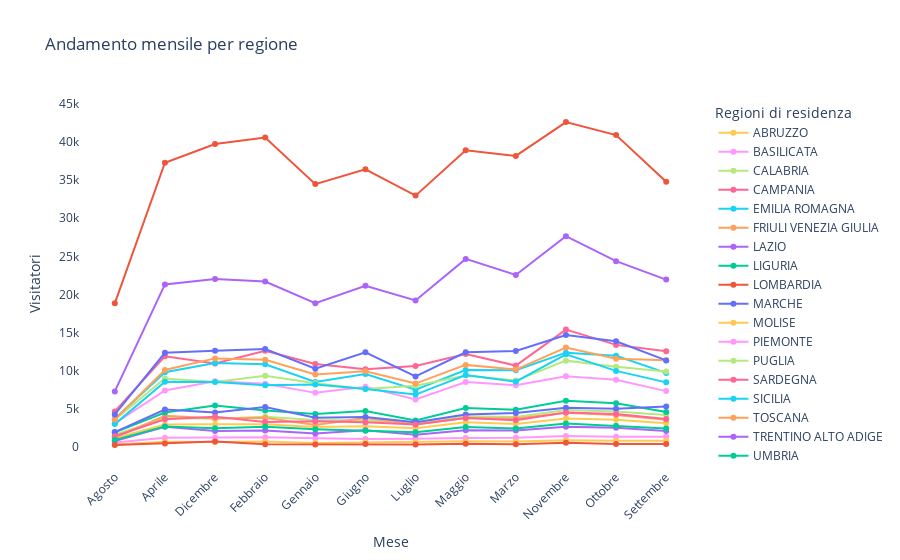
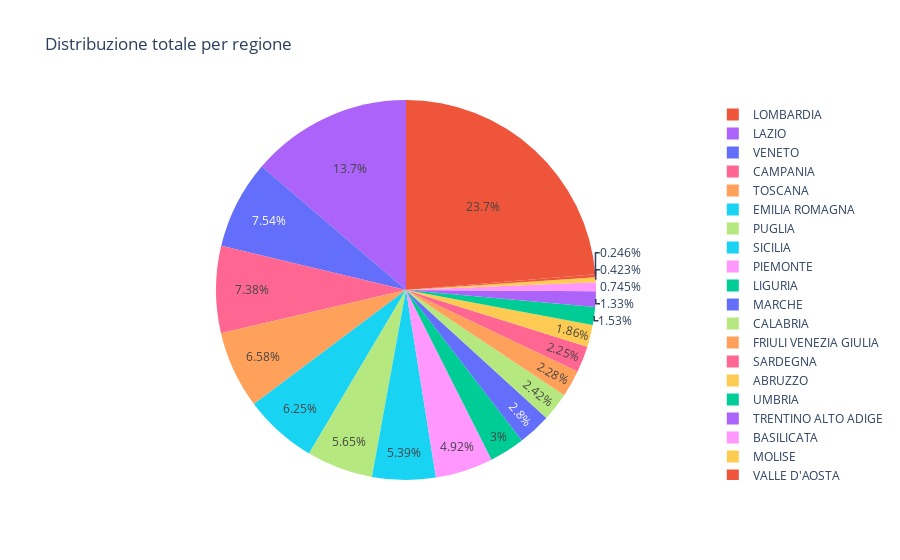
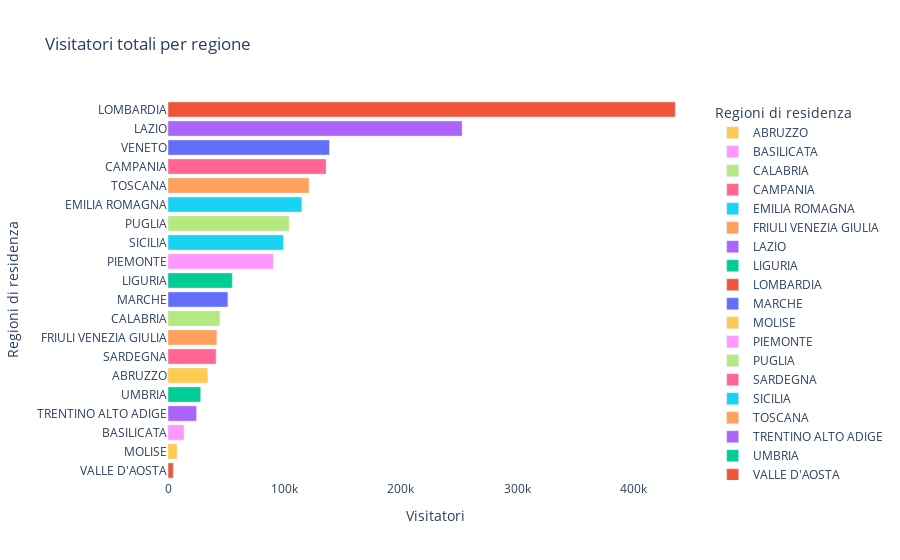

Notebook code for these charts, in order:
### Code cell
try:
    # Lettura e pulizia del dataset
    data = pd.read_csv('datasets/arrivi.csv', sep=';', encoding='utf-8')
    data.columns = data.columns.str.strip()
    data['Visitatori'] = pd.to_numeric(data['Valori'], errors='coerce').dropna()  # Cambiato "Valori" in "Visitatori"
    data['Regioni di residenza'] = data['Regioni di residenza'].replace({'TRENTO': 'TRENTINO ALTO ADIGE', 'BOLZANO': 'TRENTINO ALTO ADIGE'})

    # Raggruppamento dati
    dati_aggregati = data.groupby(['Regioni di residenza', 'mese'])['Visitatori'].sum().reset_index()  # Cambiato "Valori" in "Visitatori"
    dati_totali_per_regione = dati_aggregati.groupby('Regioni di residenza')['Visitatori'].sum().reset_index()  # Cambiato "Valori" in "Visitatori"

    # Definire una palette di colori pastello
    color_palette = pc.qualitative.Plotly_r  

    # Creazione del primo grafico (linea)
    fig1 = px.line(dati_aggregati, x='mese', y='Visitatori', color='Regioni di residenza',
                   title='Andamento mensile per regione', markers=True, color_discrete_sequence=color_palette)
    fig1.update_traces(mode='lines+markers').update_layout(
        xaxis_tickangle=-45,
        xaxis_title='Mese',
        yaxis_title='Visitatori',
        showlegend=True,
        xaxis=dict(showgrid=False),  # Rimuovere le griglie
        yaxis=dict(showgrid=False),  # Rimuovere le griglie
        plot_bgcolor='white',        # Sfondo bianco del grafico
        paper_bgcolor='white'       # Sfondo bianco esterno
    )
    fig1.show()

    # Creazione del secondo grafico (pie chart)
    fig2 = px.pie(dati_totali_per_regione, names='Regioni di residenza', values='Visitatori', 
                  title='Distribuzione totale per regione', color='Regioni di residenza', 
                  color_discrete_sequence=color_palette)
    fig2.update_layout(
        plot_bgcolor='white',        # Sfondo bianco del grafico
        paper_bgcolor='white'       # Sfondo bianco esterno
    )
    fig2.show()

    # Creazione del terzo grafico (bar chart)
    fig3 = px.bar(dati_totali_per_regione, x='Visitatori', y='Regioni di residenza', orientation='h',
                  title='Visitatori totali per regione', color='Regioni di residenza', 
                  color_discrete_sequence=color_palette)
    fig3.update_layout(
        yaxis=dict(categoryorder='total ascending', showgrid=False),
        xaxis_title='Visitatori',
        yaxis_title='Regioni di residenza',
        showlegend=True,
        xaxis=dict(showgrid=False),  # Rimuovere le griglie
        plot_bgcolor='white',        # Sfondo bianco del grafico
        paper_bgcolor='white'       # Sfondo bianco esterno
    )
    fig3.show()

except Exception as e:
    print(f"Errore: {e}")

### Figure 1 — Plotly figure (JSON) as saved in the notebook; plotly's stock layout.template omitted (floating-point values rounded to 4 significant figures)
{"data": [{"hovertemplate": "Regioni di residenza=ABRUZZO<br>mese=%{x}<br>Visitatori=%{y}<extra></extra>", "legendgroup": "ABRUZZO", "line": {"color": "#FECB52", "dash": "solid"}, "marker": {"symbol": "circle"}, "mode": "lines+markers", "name": "ABRUZZO", "orientation": "v", "showlegend": true, "type": "scatter", "x": ["Agosto", "Aprile", "Dicembre", "Febbraio", "Gennaio", "Giugno", "Luglio", "Maggio", "Marzo", "Novembre", "Ottobre", "Settembre"], "xaxis": "x", "y": [1123, 2911, 2957, 2964, 2601, 2686, 2420, 3212, 2989, 3695, 3556, 3099], "yaxis": "y"}, {"hovertemplate": "Regioni di residenza=BASILICATA<br>mese=%{x}<br>Visitatori=%{y}<extra></extra>", "legendgroup": "BASILICATA", "line": {"color": "#FF97FF", "dash": "solid"}, "marker": {"symbol": "circle"}, "mode": "lines+markers", "name": "BASILICATA", "orientation": "v", "showlegend": true, "type": "scatter", "x": ["Agosto", "Aprile", "Dicembre", "Febbraio", "Gennaio", "Giugno", "Luglio", "Maggio", "Marzo", "Novembre", "Ottobre", "Settembre"], "xaxis": "x", "y": [571, 1172, 1207, 1251, 1128, 1006, 1038, 1157, 1164, 1402, 1310, 1304], "yaxis": "y"}, {"hovertemplate": "Regioni di residenza=CALABRIA<br>mese=%{x}<br>Visitatori=%{y}<extra></extra>", "legendgroup": "CALABRIA", "line": {"color": "#B6E880", "dash": "solid"}, "marker": {"symbol": "circle"}, "mode": "lines+markers", "name": "CALABRIA", "orientation": "v", "showlegend": true, "type": "scatter", "x": ["Agosto", "Aprile", "Dicembre", "Febbraio", "Gennaio", "Giugno", "Luglio", "Maggio", "Marzo", "Novembre", "Ottobre", "Settembre"], "xaxis": "x", "y": [1583, 3774, 3676, 3945, 3511, 3435, 3125, 4004, 3894, 4827, 4614, 4163], "yaxis": "y"}, {"hovertemplate": "Regioni di residenza=CAMPANIA<br>mese=%{x}<br>Visitatori=%{y}<extra></extra>", "legendgroup": "CAMPANIA", "line": {"color": "#FF6692", "dash": "solid"}, "marker": {"symbol": "circle"}, "mode": "lines+markers", "name": "CAMPANIA", "orientation": "v", "showlegend": true, "type": "scatter", "x": ["Agosto", "Aprile", "Dicembre", "Febbraio", "Gennaio", "Giugno", "Luglio", "Maggio", "Marzo", "Novembre", "Ottobre", "Settembre"], "xaxis": "x", "y": [4642, 11872, 10924, 12606, 10856, 10186, 10600, 12180, 10657, 15377, 13372, 12529], "yaxis": "y"}, {"hovertemplate": "Regioni di residenza=EMILIA ROMAGNA<br>mese=%{x}<br>Visitatori=%{y}<extra></extra>", "legendgroup": "EMILIA ROMAGNA", "line": {"color": "#19D3F3", "dash": "solid"}, "marker": {"symbol": "circle"}, "mode": "lines+markers", "name": "EMILIA ROMAGNA", "orientation": "v", "showlegend": true, "type": "scatter", "x": ["Agosto", "Aprile", "Dicembre", "Febbraio", "Gennaio", "Giugno", "Luglio", "Maggio", "Marzo", "Novembre", "Ottobre", "Settembre"], "xaxis": "x", "y": [3664, 9791, 10981, 10822, 8506, 9552, 7497, 10075, 10034, 12350, 11947, 9691], "yaxis": "y"}, {"hovertemplate": "Regioni di residenza=FRIULI VENEZIA GIULIA<br>mese=%{x}<br>Visitatori=%{y}<extra></extra>", "legendgroup": "FRIULI VENEZIA GIULIA", "line": {"color": "#FFA15A", "dash": "solid"}, "marker": {"symbol": "circle"}, "mode": "lines+markers", "name": "FRIULI VENEZIA GIULIA", "orientation": "v", "showlegend": true, "type": "scatter", "x": ["Agosto", "Aprile", "Dicembre", "Febbraio", "Gennaio", "Giugno", "Luglio", "Maggio", "Marzo", "Novembre", "Ottobre", "Settembre"], "xaxis": "x", "y": [1195, 4055, 3717, 3803, 2861, 3778, 2928, 3787, 3699, 4454, 4152, 3555], "yaxis": "y"}, {"hovertemplate": "Regioni di residenza=LAZIO<br>mese=%{x}<br>Visitatori=%{y}<extra></extra>", "legendgroup": "LAZIO", "line": {"color": "#AB63FA", "dash": "solid"}, "marker": {"symbol": "circle"}, "mode": "lines+markers", "name": "LAZIO", "orientation": "v", "showlegend": true, "type": "scatter", "x": ["Agosto", "Aprile", "Dicembre", "Febbraio", "Gennaio", "Giugno", "Luglio", "Maggio", "Marzo", "Novembre", "Ottobre", "Settembre"], "xaxis": "x", "y": [7262, 21312, 22029, 21696, 18854, 21131, 19200, 24658, 22558, 27644, 24368, 21941], "yaxis": "y"}, {"hovertemplate": "Regioni di residenza=LIGURIA<br>mese=%{x}<br>Visitatori=%{y}<extra></extra>", "legendgroup": "LIGURIA", "line": {"color": "#00CC96", "dash": "solid"}, "marker": {"symbol": "circle"}, "mode": "lines+markers", "name": "LIGURIA", "orientation": "v", "showlegend": true, "type": "scatter", "x": ["Agosto", "Aprile", "Dicembre", "Febbraio", "Gennaio", "Giugno", "Luglio", "Maggio", "Marzo", "Novembre", "Ottobre", "Settembre"], "xaxis": "x", "y": [1893, 4488, 5419, 4756, 4284, 4690, 3458, 5072, 4844, 6042, 5720, 4569], "yaxis": "y"}, {"hovertemplate": "Regioni di residenza=LOMBARDIA<br>mese=%{x}<br>Visitatori=%{y}<extra></extra>", "legendgroup": "LOMBARDIA", "line": {"color": "#EF553B", "dash": "solid"}, "marker": {"symbol": "circle"}, "mode": "lines+markers", "name": "LOMBARDIA", "orientation": "v", "showlegend": true, "type": "scatter", "x": ["Agosto", "Aprile", "Dicembre", "Febbraio", "Gennaio", "Giugno", "Luglio", "Maggio", "Marzo", "Novembre", "Ottobre", "Settembre"], "xaxis": "x", "y": [18830, 37286, 39742, 40606, 34478, 36426, 32968, 38927, 38185, 42621, 40922, 34788], "yaxis": "y"}, {"hovertemplate": "Regioni di residenza=MARCHE<br>mese=%{x}<br>Visitatori=%{y}<extra></extra>", "legendgroup": "MARCHE", "line": {"color": "#636EFA", "dash": "solid"}, "marker": {"symbol": "circle"}, "mode": "lines+markers", "name": "MARCHE", "orientation": "v", "showlegend": true, "type": "scatter", "x": ["Agosto", "Aprile", "Dicembre", "Febbraio", "Gennaio", "Giugno", "Luglio", "Maggio", "Marzo", "Novembre", "Ottobre", "Settembre"], "xaxis": "x", "y": [1924, 4887, 4484, 5203, 3797, 3893, 3205, 4220, 4427, 5123, 5002, 5286], "yaxis": "y"}, {"hovertemplate": "Regioni di residenza=MOLISE<br>mese=%{x}<br>Visitatori=%{y}<extra></extra>", "legendgroup": "MOLISE", "line": {"color": "#FECB52", "dash": "solid"}, "marker": {"symbol": "circle"}, "mode": "lines+markers", "name": "MOLISE", "orientation": "v", "showlegend": true, "type": "scatter", "x": ["Agosto", "Aprile", "Dicembre", "Febbraio", "Gennaio", "Giugno", "Luglio", "Maggio", "Marzo", "Novembre", "Ottobre", "Settembre"], "xaxis": "x", "y": [286, 645, 633, 688, 482, 592, 619, 720, 701, 854, 774, 782], "yaxis": "y"}, {"hovertemplate": "Regioni di residenza=PIEMONTE<br>mese=%{x}<br>Visitatori=%{y}<extra></extra>", "legendgroup": "PIEMONTE", "line": {"color": "#FF97FF", "dash": "solid"}, "marker": {"symbol": "circle"}, "mode": "lines+markers", "name": "PIEMONTE", "orientation": "v", "showlegend": true, "type": "scatter", "x": ["Agosto", "Aprile", "Dicembre", "Febbraio", "Gennaio", "Giugno", "Luglio", "Maggio", "Marzo", "Novembre", "Ottobre", "Settembre"], "xaxis": "x", "y": [3068, 7390, 8607, 8280, 7073, 7869, 6216, 8506, 8078, 9253, 8805, 7304], "yaxis": "y"}, {"hovertemplate": "Regioni di residenza=PUGLIA<br>mese=%{x}<br>Visitatori=%{y}<extra></extra>", "legendgroup": "PUGLIA", "line": {"color": "#B6E880", "dash": "solid"}, "marker": {"symbol": "circle"}, "mode": "lines+markers", "name": "PUGLIA", "orientation": "v", "showlegend": true, "type": "scatter", "x": ["Agosto", "Aprile", "Dicembre", "Febbraio", "Gennaio", "Giugno", "Luglio", "Maggio", "Marzo", "Novembre", "Ottobre", "Settembre"], "xaxis": "x", "y": [3540, 8948, 8502, 9330, 8349, 7591, 7998, 9357, 8683, 11304, 10514, 9870], "yaxis": "y"}, {"hovertemplate": "Regioni di residenza=SARDEGNA<br>mese=%{x}<br>Visitatori=%{y}<extra></extra>", "legendgroup": "SARDEGNA", "line": {"color": "#FF6692", "dash": "solid"}, "marker": {"symbol": "circle"}, "mode": "lines+markers", "name": "SARDEGNA", "orientation": "v", "showlegend": true, "type": "scatter", "x": ["Agosto", "Aprile", "Dicembre", "Febbraio", "Gennaio", "Giugno", "Luglio", "Maggio", "Marzo", "Novembre", "Ottobre", "Settembre"], "xaxis": "x", "y": [1379, 3615, 3922, 3237, 3362, 3215, 2935, 3761, 3468, 4488, 4307, 3643], "yaxis": "y"}, {"hovertemplate": "Regioni di residenza=SICILIA<br>mese=%{x}<br>Visitatori=%{y}<extra></extra>", "legendgroup": "SICILIA", "line": {"color": "#19D3F3", "dash": "solid"}, "marker": {"symbol": "circle"}, "mode": "lines+markers", "name": "SICILIA", "orientation": "v", "showlegend": true, "type": "scatter", "x": ["Agosto", "Aprile", "Dicembre", "Febbraio", "Gennaio", "Giugno", "Luglio", "Maggio", "Marzo", "Novembre", "Ottobre", "Settembre"], "xaxis": "x", "y": [2969, 8548, 8492, 8082, 8164, 7589, 6850, 9416, 8545, 12133, 9955, 8450], "yaxis": "y"}, {"hovertemplate": "Regioni di residenza=TOSCANA<br>mese=%{x}<br>Visitatori=%{y}<extra></extra>", "legendgroup": "TOSCANA", "line": {"color": "#FFA15A", "dash": "solid"}, "marker": {"symbol": "circle"}, "mode": "lines+markers", "name": "TOSCANA", "orientation": "v", "showlegend": true, "type": "scatter", "x": ["Agosto", "Aprile", "Dicembre", "Febbraio", "Gennaio", "Giugno", "Luglio", "Maggio", "Marzo", "Novembre", "Ottobre", "Settembre"], "xaxis": "x", "y": [3568, 10074, 11600, 11424, 9492, 9903, 8293, 10746, 10133, 13016, 11543, 11345], "yaxis": "y"}, {"hovertemplate": "Regioni di residenza=TRENTINO ALTO ADIGE<br>mese=%{x}<br>Visitatori=%{y}<extra></extra>", "legendgroup": "TRENTINO ALTO ADIGE", "line": {"color": "#AB63FA", "dash": "solid"}, "marker": {"symbol": "circle"}, "mode": "lines+markers", "name": "TRENTINO ALTO ADIGE", "orientation": "v", "showlegend": true, "type": "scatter", "x": ["Agosto", "Aprile", "Dicembre", "Febbraio", "Gennaio", "Giugno", "Luglio", "Maggio", "Marzo", "Novembre", "Ottobre", "Settembre"], "xaxis": "x", "y": [738, 2612, 2068, 2145, 1753, 2157, 1575, 2174, 2140, 2628, 2508, 2058], "yaxis": "y"}, {"hovertemplate": "Regioni di residenza=UMBRIA<br>mese=%{x}<br>Visitatori=%{y}<extra></extra>", "legendgroup": "UMBRIA", "line": {"color": "#00CC96", "dash": "solid"}, "marker": {"symbol": "circle"}, "mode": "lines+markers", "name": "UMBRIA", "orientation": "v", "showlegend": true, "type": "scatter", "x": ["Agosto", "Aprile", "Dicembre", "Febbraio", "Gennaio", "Giugno", "Luglio", "Maggio", "Marzo", "Novembre", "Ottobre", "Settembre"], "xaxis": "x", "y": [899, 2656, 2423, 2614, 2299, 2102, 1910, 2587, 2401, 3048, 2746, 2391], "yaxis": "y"}, {"hovertemplate": "Regioni di residenza=VALLE D'AOSTA<br>mese=%{x}<br>Visitatori=%{y}<extra></extra>", "legendgroup": "VALLE D'AOSTA", "line": {"color": "#EF553B", "dash": "solid"}, "marker": {"symbol": "circle"}, "mode": "lines+markers", "name": "VALLE D'AOSTA", "orientation": "v", "showlegend": true, "type": "scatter", "x": ["Agosto", "Aprile", "Dicembre", "Febbraio", "Gennaio", "Giugno", "Luglio", "Maggio", "Marzo", "Novembre", "Ottobre", "Settembre"], "xaxis": "x", "y": [241, 413, 675, 324, 309, 349, 290, 384, 331, 510, 346, 352], "yaxis": "y"}, {"hovertemplate": "Regioni di residenza=VENETO<br>mese=%{x}<br>Visitatori=%{y}<extra></extra>", "legendgroup": "VENETO", "line": {"color": "#636EFA", "dash": "solid"}, "marker": {"symbol": "circle"}, "mode": "lines+markers", "name": "VENETO", "orientation": "v", "showlegend": true, "type": "scatter", "x": ["Agosto", "Aprile", "Dicembre", "Febbraio", "Gennaio", "Giugno", "Luglio", "Maggio", "Marzo", "Novembre", "Ottobre", "Settembre"], "xaxis": "x", "y": [4235, 12339, 12610, 12831, 10240, 12394, 9232, 12390, 12566, 14670, 13846, 11329], "yaxis": "y"}], "layout": {"legend": {"title": {"text": "Regioni di residenza"}, "tracegroupgap": 0}, "paper_bgcolor": "white", "plot_bgcolor": "white", "showlegend": true, "title": {"text": "Andamento mensile per regione"}, "xaxis": {"anchor": "y", "domain": [0, 1], "showgrid": false, "tickangle": -45, "title": {"text": "Mese"}}, "yaxis": {"anchor": "x", "domain": [0, 1], "showgrid": false, "title": {"text": "Visitatori"}}}}

### Figure 2 — Plotly figure (JSON) as saved in the notebook; plotly's stock layout.template omitted (floating-point values rounded to 4 significant figures)
{"data": [{"customdata": [["ABRUZZO"], ["BASILICATA"], ["CALABRIA"], ["CAMPANIA"], ["EMILIA ROMAGNA"], ["FRIULI VENEZIA GIULIA"], ["LAZIO"], ["LIGURIA"], ["LOMBARDIA"], ["MARCHE"], ["MOLISE"], ["PIEMONTE"], ["PUGLIA"], ["SARDEGNA"], ["SICILIA"], ["TOSCANA"], ["TRENTINO ALTO ADIGE"], ["UMBRIA"], ["VALLE D'AOSTA"], ["VENETO"]], "domain": {"x": [0, 1], "y": [0, 1]}, "hovertemplate": "Regioni di residenza=%{customdata[0]}<br>Visitatori=%{value}<extra></extra>", "labels": ["ABRUZZO", "BASILICATA", "CALABRIA", "CAMPANIA", "EMILIA ROMAGNA", "FRIULI VENEZIA GIULIA", "LAZIO", "LIGURIA", "LOMBARDIA", "MARCHE", "MOLISE", "PIEMONTE", "PUGLIA", "SARDEGNA", "SICILIA", "TOSCANA", "TRENTINO ALTO ADIGE", "UMBRIA", "VALLE D'AOSTA", "VENETO"], "legendgroup": "", "marker": {"colors": ["#FECB52", "#FF97FF", "#B6E880", "#FF6692", "#19D3F3", "#FFA15A", "#AB63FA", "#00CC96", "#EF553B", "#636EFA", "#FECB52", "#FF97FF", "#B6E880", "#FF6692", "#19D3F3", "#FFA15A", "#AB63FA", "#00CC96", "#EF553B", "#636EFA"]}, "name": "", "showlegend": true, "type": "pie", "values": [34213, 13710, 44551, 135801, 114910, 41984, 252653, 55235, 435779, 51451, 7776, 90449, 103986, 41332, 99193, 121137, 24556, 28076, 4524, 138682]}], "layout": {"legend": {"tracegroupgap": 0}, "paper_bgcolor": "white", "piecolorway": ["#FECB52", "#FF97FF", "#B6E880", "#FF6692", "#19D3F3", "#FFA15A", "#AB63FA", "#00CC96", "#EF553B", "#636EFA"], "plot_bgcolor": "white", "title": {"text": "Distribuzione totale per regione"}}}

### Figure 3 — Plotly figure (JSON) as saved in the notebook; plotly's stock layout.template omitted (floating-point values rounded to 4 significant figures)
{"data": [{"alignmentgroup": "True", "hovertemplate": "Regioni di residenza=%{y}<br>Visitatori=%{x}<extra></extra>", "legendgroup": "ABRUZZO", "marker": {"color": "#FECB52", "pattern": {"shape": ""}}, "name": "ABRUZZO", "offsetgroup": "ABRUZZO", "orientation": "h", "showlegend": true, "textposition": "auto", "type": "bar", "x": [34213], "xaxis": "x", "y": ["ABRUZZO"], "yaxis": "y"}, {"alignmentgroup": "True", "hovertemplate": "Regioni di residenza=%{y}<br>Visitatori=%{x}<extra></extra>", "legendgroup": "BASILICATA", "marker": {"color": "#FF97FF", "pattern": {"shape": ""}}, "name": "BASILICATA", "offsetgroup": "BASILICATA", "orientation": "h", "showlegend": true, "textposition": "auto", "type": "bar", "x": [13710], "xaxis": "x", "y": ["BASILICATA"], "yaxis": "y"}, {"alignmentgroup": "True", "hovertemplate": "Regioni di residenza=%{y}<br>Visitatori=%{x}<extra></extra>", "legendgroup": "CALABRIA", "marker": {"color": "#B6E880", "pattern": {"shape": ""}}, "name": "CALABRIA", "offsetgroup": "CALABRIA", "orientation": "h", "showlegend": true, "textposition": "auto", "type": "bar", "x": [44551], "xaxis": "x", "y": ["CALABRIA"], "yaxis": "y"}, {"alignmentgroup": "True", "hovertemplate": "Regioni di residenza=%{y}<br>Visitatori=%{x}<extra></extra>", "legendgroup": "CAMPANIA", "marker": {"color": "#FF6692", "pattern": {"shape": ""}}, "name": "CAMPANIA", "offsetgroup": "CAMPANIA", "orientation": "h", "showlegend": true, "textposition": "auto", "type": "bar", "x": [135801], "xaxis": "x", "y": ["CAMPANIA"], "yaxis": "y"}, {"alignmentgroup": "True", "hovertemplate": "Regioni di residenza=%{y}<br>Visitatori=%{x}<extra></extra>", "legendgroup": "EMILIA ROMAGNA", "marker": {"color": "#19D3F3", "pattern": {"shape": ""}}, "name": "EMILIA ROMAGNA", "offsetgroup": "EMILIA ROMAGNA", "orientation": "h", "showlegend": true, "textposition": "auto", "type": "bar", "x": [114910], "xaxis": "x", "y": ["EMILIA ROMAGNA"], "yaxis": "y"}, {"alignmentgroup": "True", "hovertemplate": "Regioni di residenza=%{y}<br>Visitatori=%{x}<extra></extra>", "legendgroup": "FRIULI VENEZIA GIULIA", "marker": {"color": "#FFA15A", "pattern": {"shape": ""}}, "name": "FRIULI VENEZIA GIULIA", "offsetgroup": "FRIULI VENEZIA GIULIA", "orientation": "h", "showlegend": true, "textposition": "auto", "type": "bar", "x": [41984], "xaxis": "x", "y": ["FRIULI VENEZIA GIULIA"], "yaxis": "y"}, {"alignmentgroup": "True", "hovertemplate": "Regioni di residenza=%{y}<br>Visitatori=%{x}<extra></extra>", "legendgroup": "LAZIO", "marker": {"color": "#AB63FA", "pattern": {"shape": ""}}, "name": "LAZIO", "offsetgroup": "LAZIO", "orientation": "h", "showlegend": true, "textposition": "auto", "type": "bar", "x": [252653], "xaxis": "x", "y": ["LAZIO"], "yaxis": "y"}, {"alignmentgroup": "True", "hovertemplate": "Regioni di residenza=%{y}<br>Visitatori=%{x}<extra></extra>", "legendgroup": "LIGURIA", "marker": {"color": "#00CC96", "pattern": {"shape": ""}}, "name": "LIGURIA", "offsetgroup": "LIGURIA", "orientation": "h", "showlegend": true, "textposition": "auto", "type": "bar", "x": [55235], "xaxis": "x", "y": ["LIGURIA"], "yaxis": "y"}, {"alignmentgroup": "True", "hovertemplate": "Regioni di residenza=%{y}<br>Visitatori=%{x}<extra></extra>", "legendgroup": "LOMBARDIA", "marker": {"color": "#EF553B", "pattern": {"shape": ""}}, "name": "LOMBARDIA", "offsetgroup": "LOMBARDIA", "orientation": "h", "showlegend": true, "textposition": "auto", "type": "bar", "x": [435779], "xaxis": "x", "y": ["LOMBARDIA"], "yaxis": "y"}, {"alignmentgroup": "True", "hovertemplate": "Regioni di residenza=%{y}<br>Visitatori=%{x}<extra></extra>", "legendgroup": "MARCHE", "marker": {"color": "#636EFA", "pattern": {"shape": ""}}, "name": "MARCHE", "offsetgroup": "MARCHE", "orientation": "h", "showlegend": true, "textposition": "auto", "type": "bar", "x": [51451], "xaxis": "x", "y": ["MARCHE"], "yaxis": "y"}, {"alignmentgroup": "True", "hovertemplate": "Regioni di residenza=%{y}<br>Visitatori=%{x}<extra></extra>", "legendgroup": "MOLISE", "marker": {"color": "#FECB52", "pattern": {"shape": ""}}, "name": "MOLISE", "offsetgroup": "MOLISE", "orientation": "h", "showlegend": true, "textposition": "auto", "type": "bar", "x": [7776], "xaxis": "x", "y": ["MOLISE"], "yaxis": "y"}, {"alignmentgroup": "True", "hovertemplate": "Regioni di residenza=%{y}<br>Visitatori=%{x}<extra></extra>", "legendgroup": "PIEMONTE", "marker": {"color": "#FF97FF", "pattern": {"shape": ""}}, "name": "PIEMONTE", "offsetgroup": "PIEMONTE", "orientation": "h", "showlegend": true, "textposition": "auto", "type": "bar", "x": [90449], "xaxis": "x", "y": ["PIEMONTE"], "yaxis": "y"}, {"alignmentgroup": "True", "hovertemplate": "Regioni di residenza=%{y}<br>Visitatori=%{x}<extra></extra>", "legendgroup": "PUGLIA", "marker": {"color": "#B6E880", "pattern": {"shape": ""}}, "name": "PUGLIA", "offsetgroup": "PUGLIA", "orientation": "h", "showlegend": true, "textposition": "auto", "type": "bar", "x": [103986], "xaxis": "x", "y": ["PUGLIA"], "yaxis": "y"}, {"alignmentgroup": "True", "hovertemplate": "Regioni di residenza=%{y}<br>Visitatori=%{x}<extra></extra>", "legendgroup": "SARDEGNA", "marker": {"color": "#FF6692", "pattern": {"shape": ""}}, "name": "SARDEGNA", "offsetgroup": "SARDEGNA", "orientation": "h", "showlegend": true, "textposition": "auto", "type": "bar", "x": [41332], "xaxis": "x", "y": ["SARDEGNA"], "yaxis": "y"}, {"alignmentgroup": "True", "hovertemplate": "Regioni di residenza=%{y}<br>Visitatori=%{x}<extra></extra>", "legendgroup": "SICILIA", "marker": {"color": "#19D3F3", "pattern": {"shape": ""}}, "name": "SICILIA", "offsetgroup": "SICILIA", "orientation": "h", "showlegend": true, "textposition": "auto", "type": "bar", "x": [99193], "xaxis": "x", "y": ["SICILIA"], "yaxis": "y"}, {"alignmentgroup": "True", "hovertemplate": "Regioni di residenza=%{y}<br>Visitatori=%{x}<extra></extra>", "legendgroup": "TOSCANA", "marker": {"color": "#FFA15A", "pattern": {"shape": ""}}, "name": "TOSCANA", "offsetgroup": "TOSCANA", "orientation": "h", "showlegend": true, "textposition": "auto", "type": "bar", "x": [121137], "xaxis": "x", "y": ["TOSCANA"], "yaxis": "y"}, {"alignmentgroup": "True", "hovertemplate": "Regioni di residenza=%{y}<br>Visitatori=%{x}<extra></extra>", "legendgroup": "TRENTINO ALTO ADIGE", "marker": {"color": "#AB63FA", "pattern": {"shape": ""}}, "name": "TRENTINO ALTO ADIGE", "offsetgroup": "TRENTINO ALTO ADIGE", "orientation": "h", "showlegend": true, "textposition": "auto", "type": "bar", "x": [24556], "xaxis": "x", "y": ["TRENTINO ALTO ADIGE"], "yaxis": "y"}, {"alignmentgroup": "True", "hovertemplate": "Regioni di residenza=%{y}<br>Visitatori=%{x}<extra></extra>", "legendgroup": "UMBRIA", "marker": {"color": "#00CC96", "pattern": {"shape": ""}}, "name": "UMBRIA", "offsetgroup": "UMBRIA", "orientation": "h", "showlegend": true, "textposition": "auto", "type": "bar", "x": [28076], "xaxis": "x", "y": ["UMBRIA"], "yaxis": "y"}, {"alignmentgroup": "True", "hovertemplate": "Regioni di residenza=%{y}<br>Visitatori=%{x}<extra></extra>", "legendgroup": "VALLE D'AOSTA", "marker": {"color": "#EF553B", "pattern": {"shape": ""}}, "name": "VALLE D'AOSTA", "offsetgroup": "VALLE D'AOSTA", "orientation": "h", "showlegend": true, "textposition": "auto", "type": "bar", "x": [4524], "xaxis": "x", "y": ["VALLE D'AOSTA"], "yaxis": "y"}, {"alignmentgroup": "True", "hovertemplate": "Regioni di residenza=%{y}<br>Visitatori=%{x}<extra></extra>", "legendgroup": "VENETO", "marker": {"color": "#636EFA", "pattern": {"shape": ""}}, "name": "VENETO", "offsetgroup": "VENETO", "orientation": "h", "showlegend": true, "textposition": "auto", "type": "bar", "x": [138682], "xaxis": "x", "y": ["VENETO"], "yaxis": "y"}], "layout": {"barmode": "relative", "legend": {"title": {"text": "Regioni di residenza"}, "tracegroupgap": 0}, "paper_bgcolor": "white", "plot_bgcolor": "white", "showlegend": true, "title": {"text": "Visitatori totali per regione"}, "xaxis": {"anchor": "y", "domain": [0, 1], "showgrid": false, "title": {"text": "Visitatori"}}, "yaxis": {"anchor": "x", "categoryarray": ["VENETO", "VALLE D'AOSTA", "UMBRIA", "TRENTINO ALTO ADIGE", "TOSCANA", "SICILIA", "SARDEGNA", "PUGLIA", "PIEMONTE", "MOLISE", "MARCHE", "LOMBARDIA", "LIGURIA", "LAZIO", "FRIULI VENEZIA GIULIA", "EMILIA ROMAGNA", "CAMPANIA", "CALABRIA", "BASILICATA", "ABRUZZO"], "categoryorder": "total ascending", "domain": [0, 1], "showgrid": false, "title": {"text": "Regioni di residenza"}}}}
